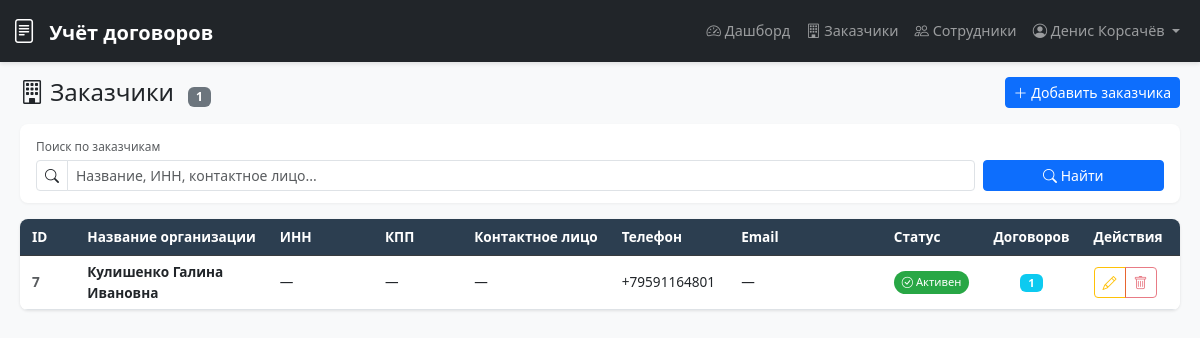
The page /customers/ (signed in) on the database as committed earlier.
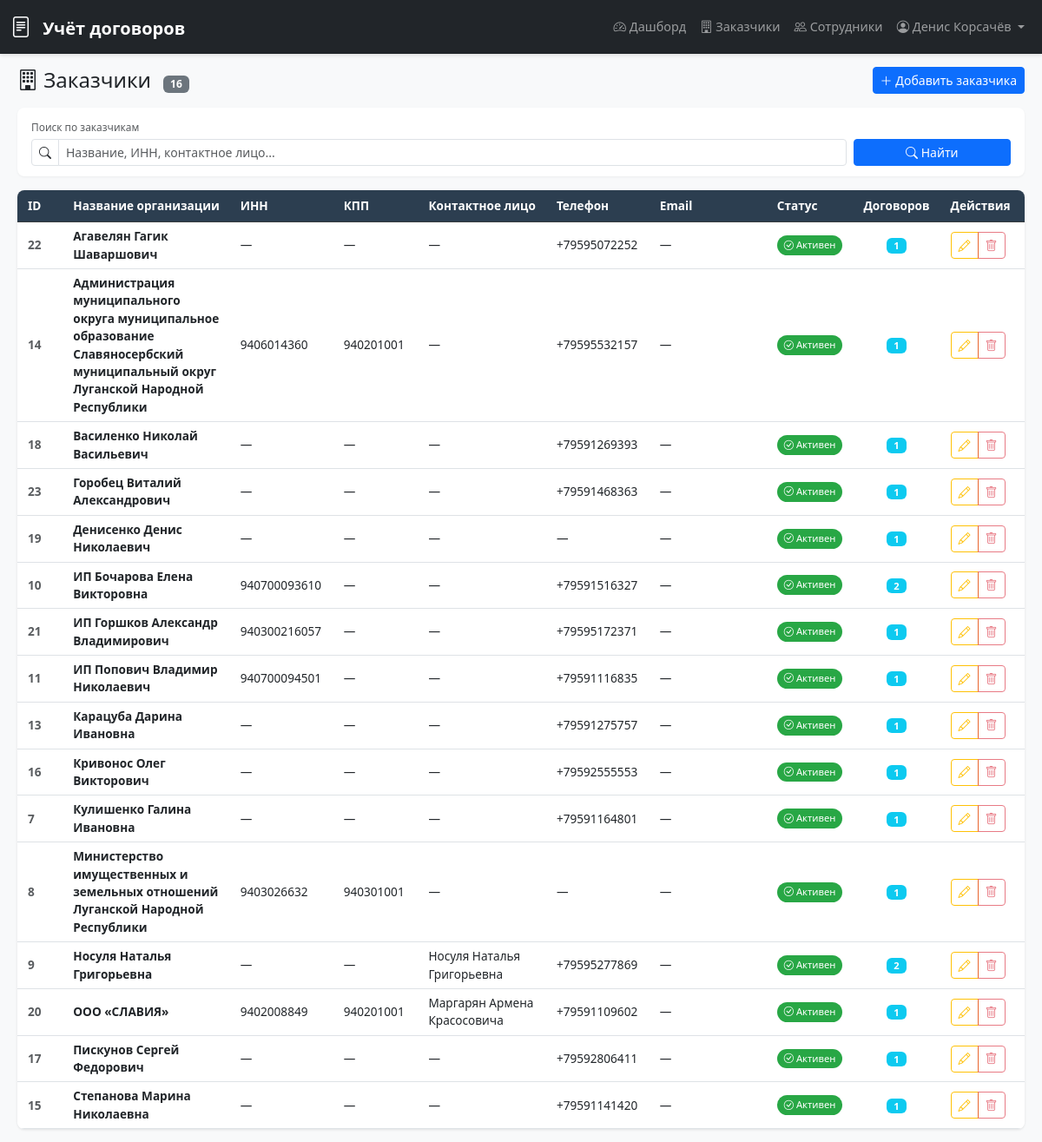
The same page on the database as committed later.
### contracts/models.py (models this page shows, shortened)
class Customer(models.Model):
    name = models.CharField(max_length=200, unique=True, verbose_name='Название организации')
    inn = models.CharField(max_length=12, blank=True, verbose_name='ИНН')
    kpp = models.CharField(max_length=9, blank=True, verbose_name='КПП')
    ogrn = models.CharField(max_length=13, blank=True, verbose_name='ОГРН')
    address = models.TextField(blank=True, verbose_name='Юридический адрес')
    phone = models.CharField(max_length=20, blank=True, verbose_name='Телефон')
    email = models.EmailField(blank=True, verbose_name='Email')
    contact_person = models.CharField(max_length=100, blank=True, verbose_name='Контактное лицо')
    is_active = models.BooleanField(default=True, verbose_name='Активен')
    notes = models.TextField(blank=True, verbose_name='Примечания')
    created_at = models.DateTimeField(auto_now_add=True, verbose_name='Дата создания')
    updated_at = models.DateTimeField(auto_now=True, verbose_name='Дата обновления')
    class Meta:
        verbose_name = 'Заказчик'
        verbose_name_plural = 'Заказчики'
        ordering = ['name']

### contracts/views.py (the view, shortened to what this page needs)
# urls.py: path('customers/', views.customer_list, name='customer_list'),
@login_required
def customer_list(request):
    customers = Customer.objects.all()
    search_query = request.GET.get('q', '')
    from django.core.paginator import Paginator
    paginator = Paginator(customers, 20)
    page_number = request.GET.get('page')
    page_obj = paginator.get_page(page_number)
    context = {
        'customers': page_obj,
        'page_obj': page_obj,
        'search_query': search_query,
        'is_paginated': page_obj.has_other_pages(),
    }
    return render(request, 'contracts/customer_list.html', context)

### contracts/context_processors.py (called while the page is built)
def dadata_keys(request):
    return {
        'DADATA_API_KEY': settings.DADATA_API_KEY,
    }

### contracts/templates/contracts/customer_list.html (shortened to what this page needs)
{% extends 'base.html' %}
{% block content %}
<div class="d-flex justify-content-between align-items-center mb-3 flex-wrap gap-2">
    <h1 class="h4 mb-0">
        <i class="bi bi-building"></i> Заказчики
        <span class="badge bg-secondary ms-2" style="font-size: 0.75rem;">{{ customers|length }}</span>
    </h1>
    <button class="btn btn-primary btn-sm" onclick="openCustomerModal()">
        <i class="bi bi-plus-lg"></i> Добавить заказчика
    </button>
</div>
<div class="search-card mb-3">
    <form method="get" class="row g-2 align-items-end">
        <div class="col-md-10">
            <label class="form-label text-muted small mb-1">Поиск по заказчикам</label>
            <div class="input-group input-group-sm">
                <span class="input-group-text bg-white">
                    <i class="bi bi-search"></i>
                </span>
                <input type="text" name="q" class="form-control form-control-sm"
                       placeholder="Название, ИНН, контактное лицо..."
                       value="{{ search_query }}">
            </div>
        </div>
        <div class="col-md-2">
            <button type="submit" class="btn btn-primary btn-sm w-100">
                <i class="bi bi-search"></i> Найти
            </button>
        </div>
    </form>
</div>
<div class="table-responsive-custom">
    <table class="table table-hover align-middle table-sm">
        <thead class="table-dark">
            <tr style="font-size: 0.85rem;">
                <th style="width: 60px">ID</th>
                <th>Название организации</th>
                <th style="width: 120px">ИНН</th>
                <th style="width: 100px">КПП</th>
                <th>Контактное лицо</th>
                <th style="width: 120px">Телефон</th>
                <th style="width: 180px">Email</th>
                <th style="width: 80px">Статус</th>
                <th style="width: 80px">Договоров</th>
                <th style="width: 100px">Действия</th>
             </tr>
        </thead>
        <tbody style="font-size: 0.85rem;">
            {% for customer in customers %}
             <tr>
                <td class="fw-bold text-muted">{{ customer.id }}</td>
                <td>
                    <strong>{{ customer.name }}</strong>
                </td>
                <td>{{ customer.inn|default:"—" }}</td>
                <td>{{ customer.kpp|default:"—" }}</td>
                <td>{{ customer.contact_person|default:"—" }}</td>
                <td>{{ customer.phone|default:"—" }}</td>
                <td>
                    {% if customer.email %}
                        <a href="mailto:{{ customer.email }}" class="text-decoration-none">{{ customer.email }}</a>
                    {% else %}
                        —
                    {% endif %}
                </td>
                <td>
                    {% if customer.is_active %}
                        <span class="status-badge" style="background-color: #28a745; color: #fff; padding: 3px 8px; border-radius: 12px; font-size: 0.7rem;">
                            <i class="bi bi-check-circle"></i> Активен
                        </span>
                    {% else %}
                        <span class="status-badge" style="background-color: #6c757d; color: #fff; padding: 3px 8px; border-radius: 12px; font-size: 0.7rem;">
                            <i class="bi bi-x-circle"></i> Неактивен
                        </span>
                    {% endif %}
                </td>
                <td class="text-center">
                    <span class="badge bg-info" style="font-size: 0.7rem; padding: 3px 8px;">
                        {{ customer.contracts.count }}
                    </span>
                </td>
                <td>
                    <div class="btn-group btn-group-sm">
                        <button class="btn btn-outline-warning btn-sm"
                                onclick="openModal('{% url 'contracts:customer_edit' customer.id %}', 'Редактировать заказчика')"
                                title="Редактировать">
                            <i class="bi bi-pencil"></i>
                        </button>
                        <button type="button" class="btn btn-outline-danger btn-sm"
                                onclick="deleteCustomer({{ customer.id }}, '{{ customer.name|escapejs }}', {{ customer.contracts.count }})"
                                title="Удалить"
                                {% if customer.contracts.count > 0 %}disabled{% endif %}>
                            <i class="bi bi-trash"></i>
                        </button>
                    </div>
                </td>
            </tr>
            {% endfor %}
        </tbody>
    </table>
</div>
{% endblock %}

### contracts/templates/base.html (shortened to what this page needs)
<!DOCTYPE html>
<html lang="ru">
<head>
    <link href="https://cdnjs.cloudflare.com/ajax/libs/bootstrap/5.3.0/css/bootstrap.min.css" rel="stylesheet">
    <link rel="stylesheet" href="https://cdnjs.cloudflare.com/ajax/libs/bootstrap-icons/1.11.3/font/bootstrap-icons.min.css">
    <link href="https://cdn.jsdelivr.net/npm/suggestions-jquery@20.3.0/dist/css/suggestions.min.css" rel="stylesheet" />
</head>
<body>
    <nav class="navbar navbar-expand-lg navbar-dark bg-dark">
        <div class="container-fluid">
            <a class="navbar-brand" href="{% url 'contracts:contract_list' %}">
                <i class="bi bi-file-text fs-4"></i>
                <span class="fw-bold ms-2">Учёт договоров</span>
            </a>
            <div class="collapse navbar-collapse" id="navbarNav">
                <ul class="navbar-nav ms-auto">
                    {% if user.is_authenticated %}
                        <li class="nav-item">
                            <a class="nav-link" href="{% url 'contracts:dashboard' %}">
                                <i class="bi bi-speedometer2"></i> Дашборд
                            </a>
                        </li>
                        <li class="nav-item">
                            <a class="nav-link" href="{% url 'contracts:customer_list' %}">
                                <i class="bi bi-building"></i> Заказчики
                            </a>
                        </li>
                        <li class="nav-item">
                            <a class="nav-link" href="{% url 'contracts:employee_list' %}">
                                <i class="bi bi-people"></i> Сотрудники
                            </a>
                        </li>
                        <li class="nav-item dropdown">
                            <a class="nav-link dropdown-toggle" href="#" role="button" data-bs-toggle="dropdown">
                                <i class="bi bi-person-circle"></i>
                                {% if user.first_name or user.last_name %}
                                    {{ user.first_name }} {{ user.last_name }}
                                {% else %}
                                    {{ user.username }}
                                {% endif %}
                            </a>
                        </li>
                    {% endif %}
                </ul>
            </div>
        </div>
    </nav>
    <div class="main-content">
        <div class="container-fluid-custom">
            {% block content %}{% endblock %}
        </div>
    </div>
</body>
</html>

### contracts/templates/base.html (style rules this page uses)
* { margin: 0; padding: 0; box-sizing: border-box; }
html, body { height: 100%; width: 100%; overflow-x: hidden; }
body { background-color: #f8f9fa; display: flex; flex-direction: column; font-size: 0.85rem; }
.navbar { flex-shrink: 0; box-shadow: 0 2px 4px rgba(0,0,0,0.1); font-size: 0.9rem; }
.main-content { flex: 1; padding: 15px 0; overflow-y: auto; }
.container-fluid-custom { width: 100%; padding-right: 20px; padding-left: 20px; margin-right: auto; margin-left: auto; }
.table-responsive-custom { overflow-x: auto; -webkit-overflow-scrolling: touch; background: white; border-radius: 8px; box-shadow: 0 1px 3px rgba(0,0,0,0.1); }
.table { margin-bottom: 0; min-width: 1100px; }
.table thead th { background-color: #2c3e50; color: white; font-weight: 600; white-space: nowrap; position: sticky; top: 0; z-index: 10; padding: 8px 12px; }
.table tbody td { padding: 6px 12px; vertical-align: middle; }
.search-card { background: white; border-radius: 8px; padding: 12px 16px; margin-bottom: 15px; box-shadow: 0 1px 3px rgba(0,0,0,0.05); }
.status-badge { padding: 3px 8px; border-radius: 12px; font-size: 0.7rem; font-weight: 500; display: inline-block; white-space: nowrap; }
.table { margin-bottom: 0; min-width: 1000px; }

Rows that differ between the two databases and show on the page:
added Customer: id "22", name "Агавелян Гагик Шаваршович", inn "—", kpp "—", contact_person "—", phone "+79595072252", is_active True (drawn), contracts.count "1"
added Customer: id "14", name "Администрация муниципального округа муниципальное образование Славяносербский муниципальный округ Луганской Народной Республики", inn "9406014360", kpp "940201001", contact_person "—", phone "+79595532157", is_active True (drawn), contracts.count "1"
added Customer: id "18", name "Василенко Николай Васильевич", inn "—", kpp "—", contact_person "—", phone "+79591269393", is_active True (drawn), contracts.count "1"
added Customer: id "23", name "Горобец Виталий Александрович", inn "—", kpp "—", contact_person "—", phone "+79591468363", is_active True (drawn), contracts.count "1"
added Customer: id "19", name "Денисенко Денис Николаевич", inn "—", kpp "—", contact_person "—", phone "—", is_active True (drawn), contracts.count "1"
added Customer: id "10", name "ИП Бочарова Елена Викторовна", inn "940700093610", kpp "—", contact_person "—", phone "+79591516327", is_active True (drawn), contracts.count "2"
added Customer: id "21", name "ИП Горшков Александр Владимирович", inn "940300216057", kpp "—", contact_person "—", phone "+79595172371", is_active True (drawn), contracts.count "1"
added Customer: id "11", name "ИП Попович Владимир Николаевич", inn "940700094501", kpp "—", contact_person "—", phone "+79591116835", is_active True (drawn), contracts.count "1"
added Customer: id "13", name "Карацуба Дарина Ивановна", inn "—", kpp "—", contact_person "—", phone "+79591275757", is_active True (drawn), contracts.count "1"
added Customer: id "16", name "Кривонос Олег Викторович", inn "—", kpp "—", contact_person "—", phone "+79592555553", is_active True (drawn), contracts.count "1"
added Customer: id "8", name "Министерство имущественных и земельных отношений Луганской Народной Республики", inn "9403026632", kpp "940301001", contact_person "—", phone "—", is_active True (drawn), contracts.count "1"
added Customer: id "9", name "Носуля Наталья Григорьевна", inn "—", kpp "—", contact_person "Носуля Наталья Григорьевна", phone "+79595277869", is_active True (drawn), contracts.count "2"
added Customer: id "20", name "ООО «СЛАВИЯ»", inn "9402008849", kpp "940201001", contact_person "Маргарян Армена Красосовича", phone "+79591109602", is_active True (drawn), contracts.count "1"
added Customer: id "17", name "Пискунов Сергей Федорович", inn "—", kpp "—", contact_person "—", phone "+79592806411", is_active True (drawn), contracts.count "1"
added Customer: id "15", name "Степанова Марина Николаевна", inn "—", kpp "—", contact_person "—", phone "+79591141420", is_active True (drawn), contracts.count "1"
Other text that changed with them:
{{ customers|length }}: "1" → "16"
